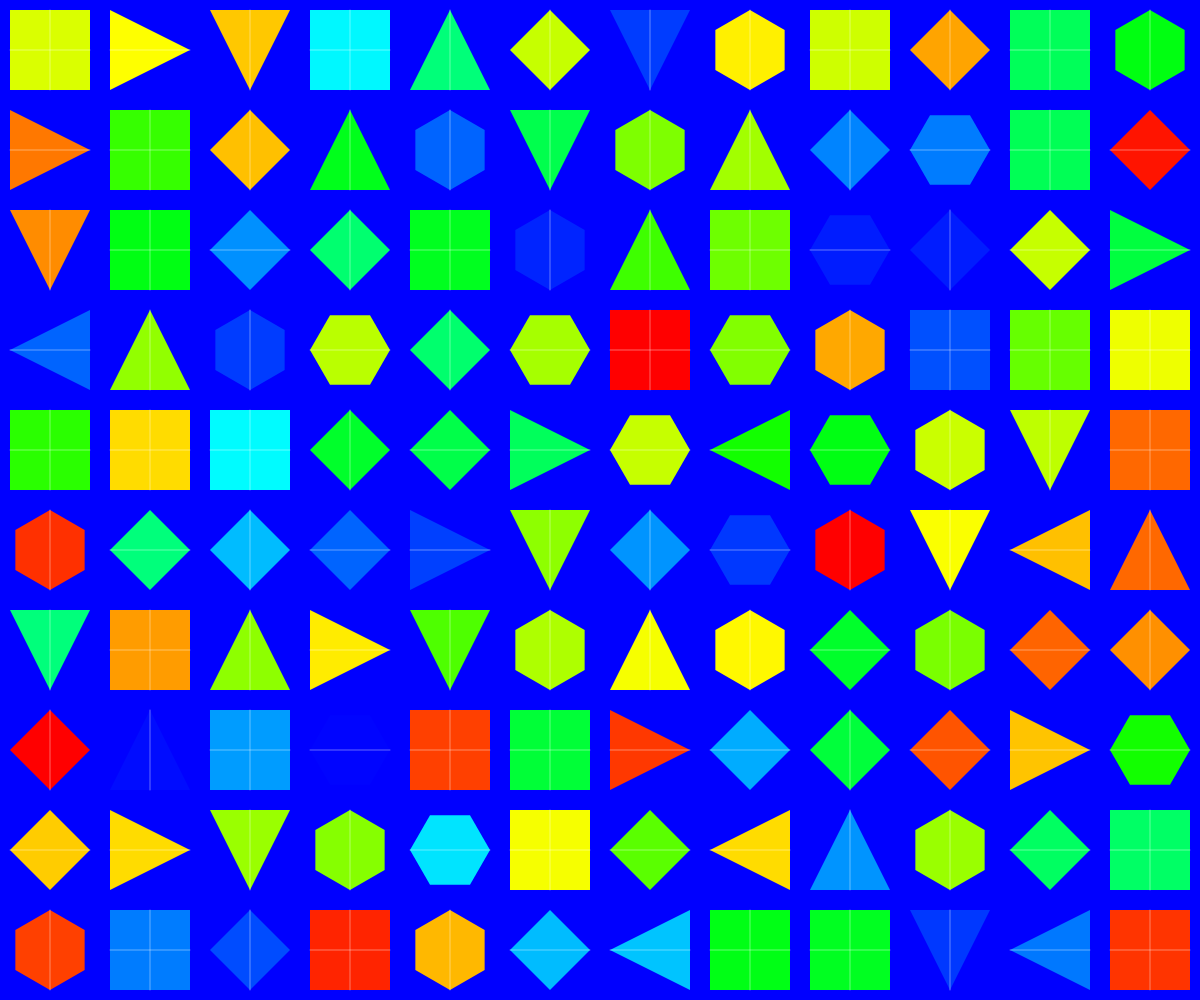
Frame 1 (no input)
Frame 60 (no input): identical to frame 1, image omitted
Frame 120 (the mouse pressed at the canvas centre since frame 60): identical to frame 1, image omitted

The p5.js sketch that drew this single still picture (run headless with seeded random() and noise() and a simulated clock; from frame 60 on, the mouse is pressed at the canvas centre):

// p5.js sketch
// ── sketch.js
let modules = [];
let time = 0;
let colors = [];

function setup() {
  createCanvas(windowWidth, windowHeight);
  noStroke();

  // Precompute color palette for day cycle
  colors = [];
  for (let i = 0; i < 256; i++) {
    let t = i / 255;
    let r, g, b;

    // Interpolate through HSV to RGB
    if (t < 0.25) {
      r = 0;
      g = t * 4 * 255;
      b = 255;
    } else if (t < 0.5) {
      r = 0;
      g = 255;
      b = (1 - t * 2) * 255;
    } else if (t < 0.75) {
      r = (t * 4 - 2) * 255;
      g = 255;
      b = 0;
    } else {
      r = 255;
      g = (1 - (t - 0.75) * 4) * 255;
      b = 0;
    }

    colors.push(color(r, g, b));
  }

  // Initialize structural modules in a grid
  let cols = 12;
  let rows = 10;
  let moduleWidth = width / cols;
  let moduleHeight = height / rows;

  for (let y = 0; y < rows; y++) {
    for (let x = 0; x < cols; x++) {
      modules.push({
        x: x * moduleWidth + moduleWidth/2,
        y: y * moduleHeight + moduleHeight/2,
        width: moduleWidth * 0.8,
        height: moduleHeight * 0.8,
        angle: (x + y) % 4 * PI/2, // Sharp angles
        colorIndex: floor(random(colors.length)),
        shapeType: floor(random(4)), // 0 = square, 1 = triangle, 2 = hexagon, 3 = diamond
        phase: (x + y) * 0.5,
      });
    }
  }
}

function draw() {
  time += 0.01;

  // Background transition
  let bgIndex = (time * 0.2) % colors.length;
  background(colors[floor(bgIndex)]);

  // Draw modules in a rigid grid pattern with sharp angles
  for (let i = 0; i < modules.length; i++) {
    let m = modules[i];
    
    push();
    translate(m.x, m.y);
    rotate(m.angle);
    
    // Draw a geometric module with sharp angles
    fill(colors[floor(m.colorIndex)]);
    
    if (m.shapeType === 0) {
      // Square
      rectMode(CENTER);
      rect(0, 0, m.width, m.height);
      
      // Add stitching lines
      stroke(255, 100);
      strokeWeight(1);
      line(-m.width/2, 0, m.width/2, 0);
      line(0, -m.height/2, 0, m.height/2);
    } else if (m.shapeType === 1) {
      // Triangle
      triangle(0, -m.height/2, -m.width/2, m.height/2, m.width/2, m.height/2);
      
      // Add stitching lines
      stroke(255, 100);
      strokeWeight(1);
      line(0, -m.height/2, 0, m.height/2); 
    } else if (m.shapeType === 2) {
      // Hexagon
      beginShape();
      for (let j = 0; j < 6; j++) {
        let angle = TWO_PI * j / 6;
        let x = cos(angle) * m.width/2;
        let y = sin(angle) * m.height/2;
        vertex(x, y);
      }
      endShape(CLOSE);
      
      // Add stitching lines
      stroke(255, 100);
      strokeWeight(1);
      line(-m.width/2, 0, m.width/2, 0);
    } else {
      // Diamond
      beginShape();
      vertex(0, -m.height/2);
      vertex(m.width/2, 0);
      vertex(0, m.height/2);
      vertex(-m.width/2, 0);
      endShape(CLOSE);
      
      // Add stitching lines
      stroke(255, 100);
      strokeWeight(1);
      line(-m.width/2, 0, m.width/2, 0);
    }

    pop();
  }
}

function windowResized() {
  resizeCanvas(windowWidth, windowHeight);
}
